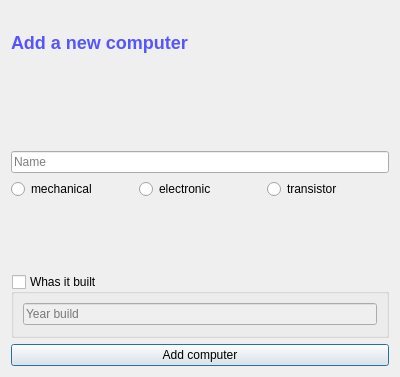
<?xml version="1.0" encoding="UTF-8"?>
<ui version="4.0">
 <class>AddComputerDialog</class>
 <widget class="QDialog" name="AddComputerDialog">
  <property name="geometry">
   <rect>
    <x>0</x>
    <y>0</y>
    <width>400</width>
    <height>377</height>
   </rect>
  </property>
  <property name="windowTitle">
   <string>Dialog</string>
  </property>
  <layout class="QVBoxLayout" name="verticalLayout">
   <item>
    <widget class="QLabel" name="label_add_computer">
     <property name="text">
      <string>&lt;html&gt;&lt;head/&gt;&lt;body&gt;&lt;p&gt;&lt;span style=&quot; font-size:x-large; font-weight:600; color:#5555ff;&quot;&gt;Add a new computer&lt;/span&gt;&lt;/p&gt;&lt;/body&gt;&lt;/html&gt;</string>
     </property>
    </widget>
   </item>
   <item>
    <layout class="QHBoxLayout" name="horizontalLayout">
     <item>
      <widget class="QLabel" name="label_error_computer_name">
       <property name="text">
        <string/>
       </property>
      </widget>
     </item>
    </layout>
   </item>
   <item>
    <widget class="QLineEdit" name="input_computer_name">
     <property name="placeholderText">
      <string>Name</string>
     </property>
    </widget>
   </item>
   <item>
    <layout class="QHBoxLayout" name="horizontalLayout_3">
     <item>
      <widget class="QRadioButton" name="radioButton_mechanical">
       <property name="acceptDrops">
        <bool>false</bool>
       </property>
       <property name="text">
        <string>mechanical</string>
       </property>
      </widget>
     </item>
     <item>
      <widget class="QRadioButton" name="radioButton_electronic">
       <property name="text">
        <string>electronic</string>
       </property>
      </widget>
     </item>
     <item>
      <widget class="QRadioButton" name="radioButton_transistor">
       <property name="text">
        <string>transistor</string>
       </property>
      </widget>
     </item>
    </layout>
   </item>
   <item>
    <layout class="QHBoxLayout" name="horizontalLayout_2">
     <item>
      <widget class="QLabel" name="label_error_computer_year_build">
       <property name="text">
        <string/>
       </property>
      </widget>
     </item>
    </layout>
   </item>
   <item>
    <widget class="QGroupBox" name="ComputerBuilt">
     <property name="acceptDrops">
      <bool>false</bool>
     </property>
     <property name="title">
      <string>Whas it built</string>
     </property>
     <property name="flat">
      <bool>false</bool>
     </property>
     <property name="checkable">
      <bool>true</bool>
     </property>
     <property name="checked">
      <bool>false</bool>
     </property>
     <layout class="QVBoxLayout" name="verticalLayout_2">
      <item>
       <widget class="QLineEdit" name="input_computer_year_build">
        <property name="placeholderText">
         <string>Year build</string>
        </property>
       </widget>
      </item>
     </layout>
    </widget>
   </item>
   <item>
    <widget class="QPushButton" name="button_add_computer">
     <property name="text">
      <string>Add computer</string>
     </property>
    </widget>
   </item>
  </layout>
 </widget>
 <resources/>
 <connections/>
</ui>
